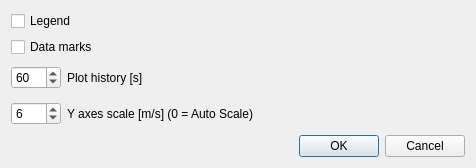
<?xml version="1.0" encoding="UTF-8"?>
<ui version="4.0">
 <class>DialogSettings</class>
 <widget class="QDialog" name="DialogSettings">
  <property name="geometry">
   <rect>
    <x>0</x>
    <y>0</y>
    <width>476</width>
    <height>168</height>
   </rect>
  </property>
  <property name="windowTitle">
   <string>Settings</string>
  </property>
  <layout class="QGridLayout" name="gridLayout">
   <item row="0" column="0">
    <layout class="QVBoxLayout" name="verticalLayout">
     <item>
      <widget class="QCheckBox" name="checkBoxLegend">
       <property name="text">
        <string>Legend</string>
       </property>
       <property name="checked">
        <bool>false</bool>
       </property>
      </widget>
     </item>
     <item>
      <widget class="QCheckBox" name="checkBoxDataMarks">
       <property name="text">
        <string>Data marks</string>
       </property>
      </widget>
     </item>
    </layout>
   </item>
   <item row="1" column="0">
    <layout class="QHBoxLayout" name="horizontalLayout">
     <item>
      <widget class="QSpinBox" name="spinBoxPlotTime">
       <property name="maximumSize">
        <size>
         <width>50</width>
         <height>16777215</height>
        </size>
       </property>
       <property name="minimum">
        <number>5</number>
       </property>
       <property name="maximum">
        <number>999</number>
       </property>
       <property name="value">
        <number>60</number>
       </property>
      </widget>
     </item>
     <item>
      <widget class="QLabel" name="label">
       <property name="text">
        <string>Plot history [s]</string>
       </property>
      </widget>
     </item>
    </layout>
   </item>
   <item row="2" column="0">
    <layout class="QHBoxLayout" name="horizontalLayout_2">
     <item>
      <widget class="QSpinBox" name="spinBoxYAxesScale">
       <property name="minimumSize">
        <size>
         <width>50</width>
         <height>0</height>
        </size>
       </property>
       <property name="value">
        <number>6</number>
       </property>
      </widget>
     </item>
     <item>
      <widget class="QLabel" name="label_2">
       <property name="text">
        <string>Y axes scale [m/s] (0 = Auto Scale)</string>
       </property>
      </widget>
     </item>
    </layout>
   </item>
   <item row="3" column="1">
    <widget class="QDialogButtonBox" name="buttonBox">
     <property name="layoutDirection">
      <enum>Qt::LeftToRight</enum>
     </property>
     <property name="orientation">
      <enum>Qt::Horizontal</enum>
     </property>
     <property name="standardButtons">
      <set>QDialogButtonBox::Cancel|QDialogButtonBox::Ok</set>
     </property>
    </widget>
   </item>
  </layout>
 </widget>
 <resources/>
 <connections>
  <connection>
   <sender>buttonBox</sender>
   <signal>accepted()</signal>
   <receiver>DialogSettings</receiver>
   <slot>accept()</slot>
   <hints>
    <hint type="sourcelabel">
     <x>248</x>
     <y>254</y>
    </hint>
    <hint type="destinationlabel">
     <x>157</x>
     <y>274</y>
    </hint>
   </hints>
  </connection>
  <connection>
   <sender>buttonBox</sender>
   <signal>rejected()</signal>
   <receiver>DialogSettings</receiver>
   <slot>reject()</slot>
   <hints>
    <hint type="sourcelabel">
     <x>316</x>
     <y>260</y>
    </hint>
    <hint type="destinationlabel">
     <x>286</x>
     <y>274</y>
    </hint>
   </hints>
  </connection>
 </connections>
</ui>
